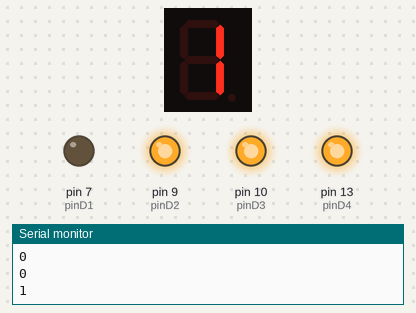
The sketch below on a simulated Arduino Uno, built with avr-gcc and run on an emulated ATmega328P. Shown: 1-digit seven-segment display, output pins drawn as LEDs (lit = HIGH), the last lines printed to the serial monitor. Wiring (inferred from the names in the program): 1-digit 7-segment display, segments lit when HIGH: segments pin 12, pin 8, pin 5, pin 3, pin 2, pin 11, pin 6. The segment pins are drawn as the display they are named for; pins used as bus, display or sensor lines are not drawn.

Above: at 0.2 s.
At 3.4 s:
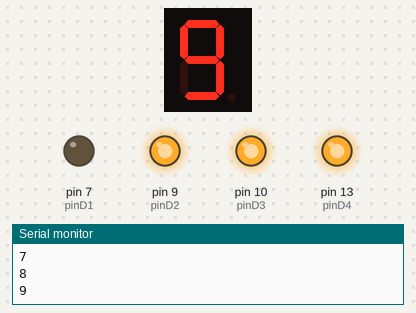
At 9.8 s:
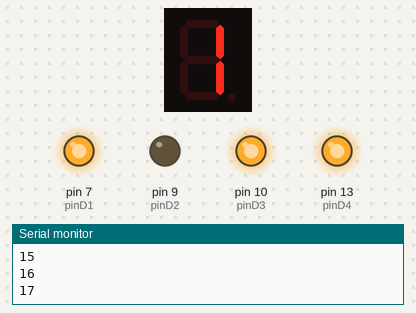
At 19.81 s:
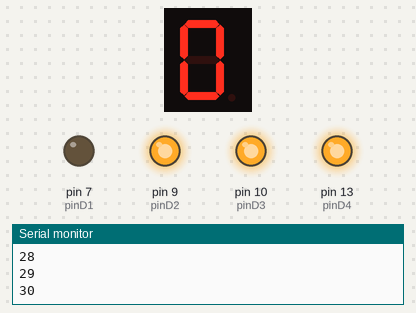
At 29.41 s:
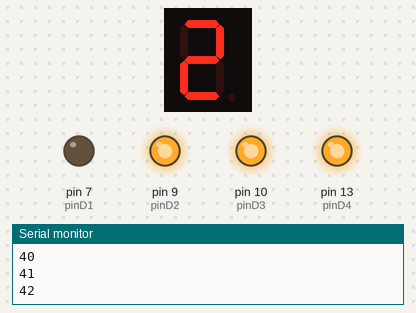
At 39.42 s:
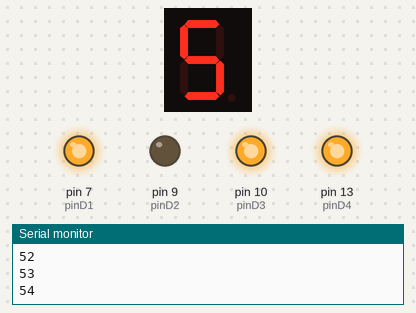
Timing chart, 0 to 40.0 s (numbered marks = the images above):
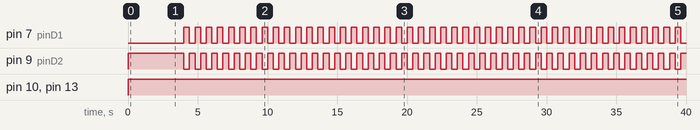

The sketch:

4_digit_ecran.ino
```cpp
const int pinA = 12;
const int pinB = 8;
const int pinC = 5;
const int pinD = 3;
const int pinE = 2;
const int pinF = 11;
const int pinG = 6;
const int pinDP = 4;
const int pinD1 = 7;
const int pinD2 = 9;
const int pinD3 = 10;
const int pinD4 = 13;

const int segSize = 8;

const int noOfDisplays = 4;
const int noOfDigits = 10;

int dpState = LOW;

int currentNumber = 0;
unsigned long delayCounting = 2;  // incrementing interval
unsigned long lastIncreasing = 0;

// segments array, similar to before
int segments[segSize] = {
  pinA, pinB, pinC, pinD, pinE, pinF, pinG, pinDP
};

// digits array, to switch between them easily
int digits[noOfDisplays] = {
  pinD1, pinD2, pinD3, pinD4
 };

byte digitMatrix[noOfDigits][segSize - 1] = {
// a  b  c  d  e  f  g
  {1, 1, 1, 1, 1, 1, 0}, // 0
  {0, 1, 1, 0, 0, 0, 0}, // 1
  {1, 1, 0, 1, 1, 0, 1}, // 2
  {1, 1, 1, 1, 0, 0, 1}, // 3
  {0, 1, 1, 0, 0, 1, 1}, // 4
  {1, 0, 1, 1, 0, 1, 1}, // 5
  {1, 0, 1, 1, 1, 1, 1}, // 6
  {1, 1, 1, 0, 0, 0, 0}, // 7
  {1, 1, 1, 1, 1, 1, 1}, // 8
  {1, 1, 1, 1, 0, 1, 1}  // 9
};


void displayNumber(byte digit, byte decimalPoint) {
  for (int i = 0; i < segSize - 1; i++) {
  digitalWrite(segments[i], digitMatrix[digit][i]);
  }

  // write the decimalPoint to DP pin
  digitalWrite(segments[segSize - 1], decimalPoint);
}

// activate the display no. received as param
void showDigit(int num) {
  for (int i = 0; i < noOfDisplays; i++) {
  digitalWrite(digits[i], HIGH);
  }
  digitalWrite(digits[num], LOW);
}


void setup() {
  for (int i = 0; i < segSize - 1; i++)
  {
  pinMode(segments[i], OUTPUT);
  }
  for (int i = 0; i < noOfDisplays; i++)
  {
  pinMode(digits[i], OUTPUT);
  }
  Serial.begin(9600);
}

void loop() {
  int number;
  int digit;
  int lastDigit;
  Serial.println(currentNumber);

  number = currentNumber;
  digit = 0;

  while (number != 0) {
  lastDigit = number % 10;  // get the last digit
  showDigit(digit);
  displayNumber(lastDigit, HIGH);
  // increase this delay to see multiplexing in action. At about 100 it becomes obvious
  delay(400);
  digit++;            // move to next display
  number = number / 10;
  }
  // increment the number
  if (millis() - lastIncreasing >= delayCounting) {
  currentNumber = (currentNumber + 1) % 10000;
  lastIncreasing = millis();
  }
}
```

Measured:
- by itself, pin 7 (pinD1): LOW → HIGH at 4.0 s, → LOW 0.40 s later, → HIGH 0.40 s later, → LOW 0.40 s later, … (90 changes in this stretch)
- by itself, pin 9 (pinD2): repeats every 0.80 s: LOW 0.40 s, HIGH 0.40 s
- by itself, pin 10 (pinD3), pin 13 (pinD4): LOW → HIGH at 0.00 s
- what the display in image 0 shows lasts 0.4 s, from 0.0 s to 0.4 s
